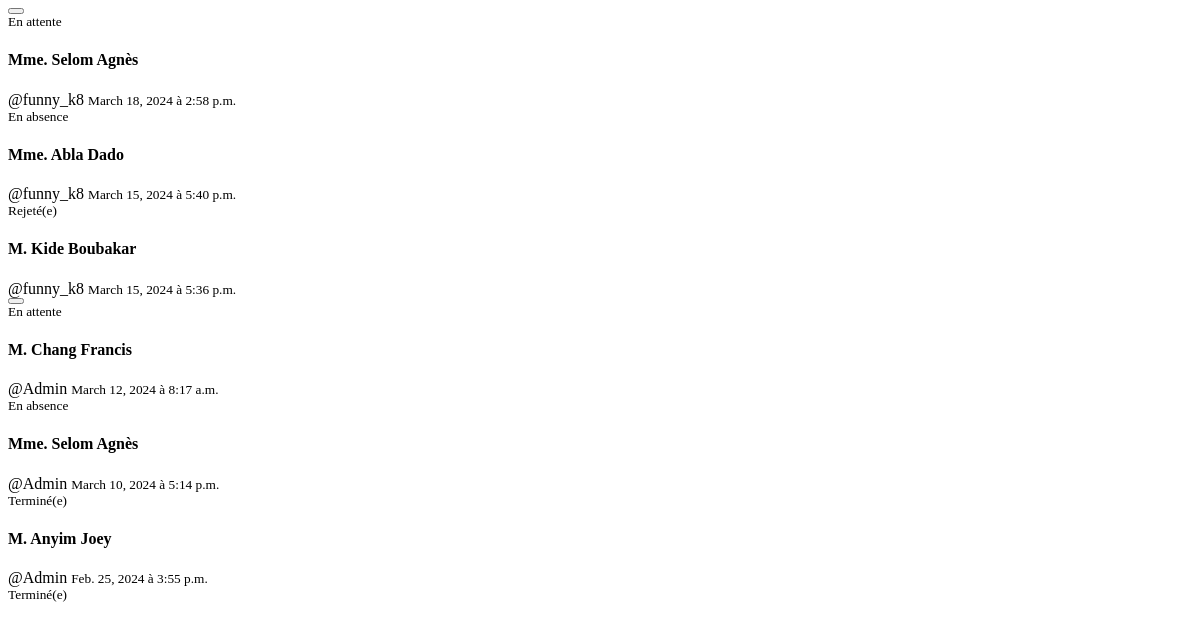
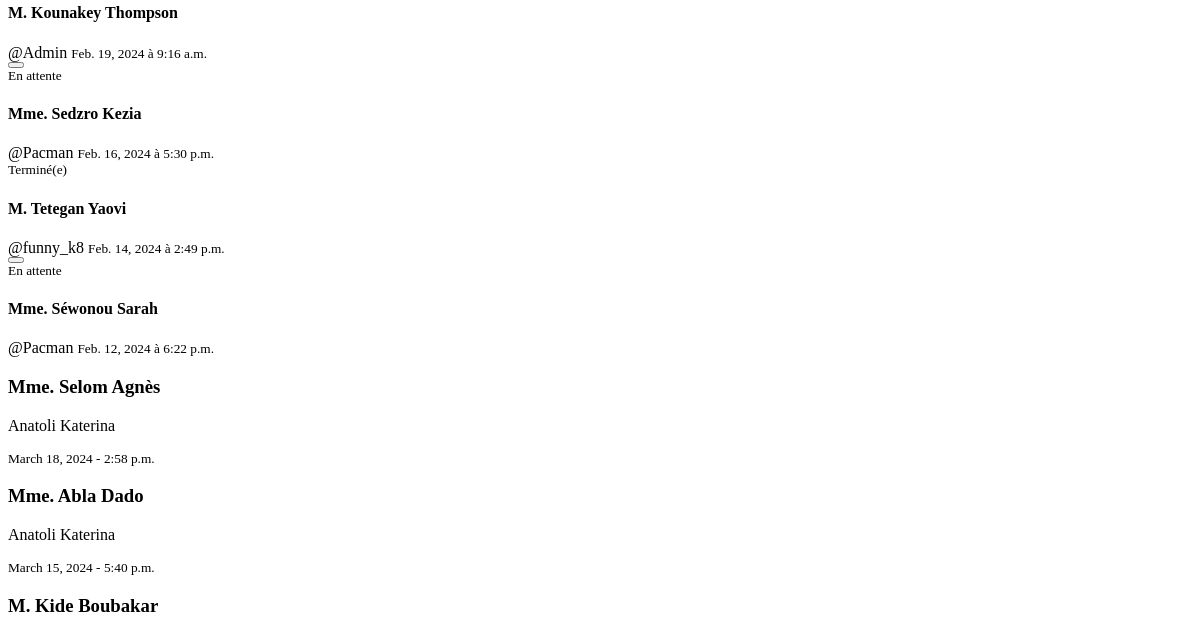
Page /visits/list/ (signed in, upper part) on the earlier database version (2 pictures, top to bottom).
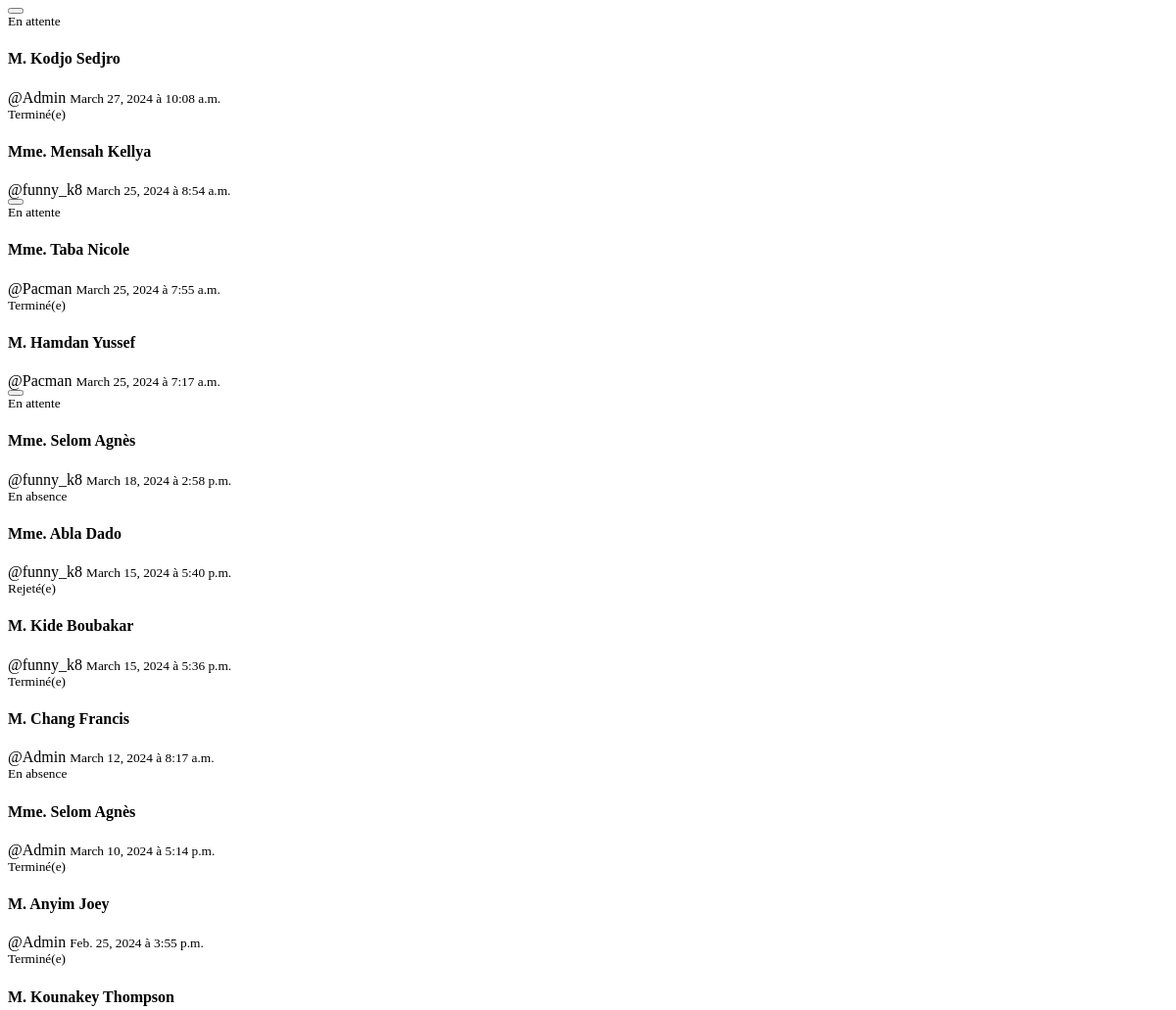
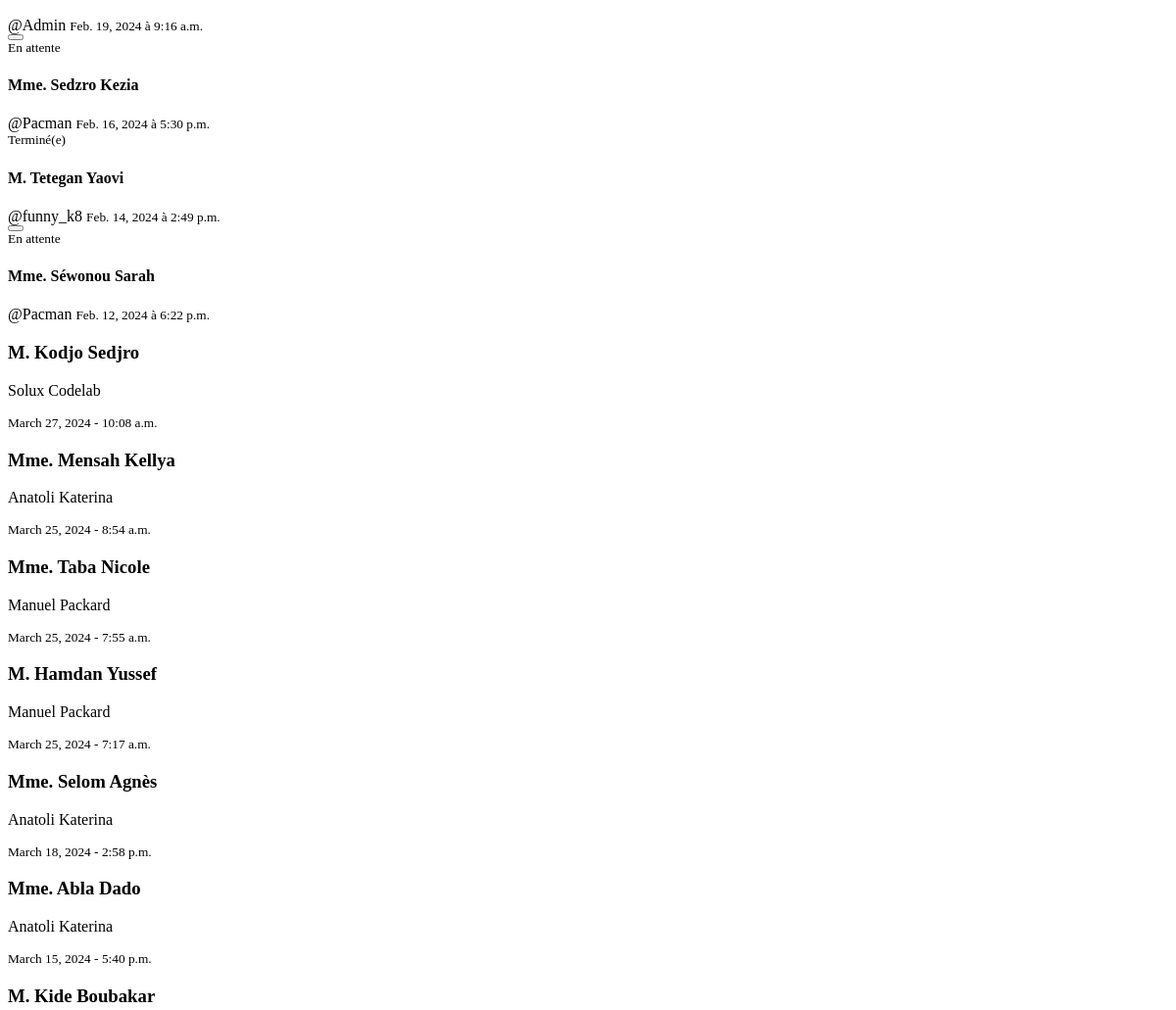
Same page on the later database version (2 pictures, top to bottom).
### base/models.py (models this page shows, shortened)
class Visit(models.Model):
    host = models.ForeignKey(CustomUser, on_delete=models.CASCADE)
    first_name = models.CharField(max_length=255)
    last_name = models.CharField(max_length=255)
    sex = models.CharField(max_length=50, choices=genders)
    phone = models.CharField(max_length=255, blank=True, null=True)
    observations = models.TextField(blank=True, null=True)
    email = models.EmailField(max_length=255, null=True, blank=True)
    context = models.CharField(max_length=50, choices=context_types)
    nationality = models.CharField(
        max_length=255, default='', null=True, blank=True)
    date = models.DateField(default=date.today)
    arrived_at = models.TimeField(default=timezone.now)
    started_at = models.TimeField(blank=True, null=True)
    ended_at = models.TimeField(blank=True, null=True)
    departed_at = models.TimeField(null=True, blank=True)
    id_document = models.CharField(max_length=50, choices=id_types)
    id_number = models.CharField(max_length=50)
    is_accepted = models.BooleanField(default=False)
    is_rejected = models.BooleanField(default=False)
    is_missed = models.BooleanField(default=False)
    is_finished = models.BooleanField(default=False)
    status = models.ForeignKey(Status, default=1, on_delete=models.CASCADE)
    signature = models.ImageField(
        upload_to='signatures/', null=True, blank=True)

### accounts/models.py (models this page shows, shortened)
class CustomUser(AbstractBaseUser, PermissionsMixin):
    email = models.EmailField(db_index=True, unique=True, max_length=255)
    username = models.CharField(
        max_length=255, unique=True, blank=True, null=True)
    first_name = models.CharField(max_length=255)
    last_name = models.CharField(max_length=255)
    address = models.CharField(max_length=255, blank=True, null=True)
    phone = PhoneNumberField(unique=True, blank=True, null=True)
    role = models.ForeignKey(
        Role, on_delete=models.CASCADE, blank=True, null=True,)
    image = models.ImageField(blank=True, null=True, upload_to='users')
    is_active = models.BooleanField(default=True)
    is_staff = models.BooleanField(default=False)
    is_superuser = models.BooleanField(default=False)
    objects = CustomUserManager()
    USERNAME_FIELD = 'email'
    REQUIRED_FIELDS = []

### base/views.py (the view)
# urls.py: path('visits/list/', visits_list, name='visits_list'),
@login_required(login_url='login')
def visits_list(req):
    user = req.user
    if user.role.sec_level >= 4:
        visits = Visit.objects.all().order_by('-date', '-arrived_at')
    else:
        visits = Visit.objects.filter(
            host=user).order_by('-date', '-arrived_at')
    context = {"visits": visits}
    return render(req, 'base/partials/visits/listview.html', context)

### base/utils.py (called while the page is built)
def h_encode(id):
    return hashids.encode(id)

    def to_url(self, value):
        return h_encode(value)

### base/templates/base/partials/visits/listview.html
{% if not visits %}
<div
  class="p-4 flex-col justify-center items-center text-center text-black m-auto"
>
  <i class="fa-solid fa-folder-open text-purple-400 text-7xl"></i>
  <p
    class="mt-2 px-4 py-2 w-fit bg-purple-100 rounded-lg text-sm text-center mx-auto"
  >
    Aucune visite disponible
  </p>
</div>
{% else %}
<div class="hidden w-full md:grid grid grid-cols-1 gap-2">
  {% for obj in visits %}
  {% include 'base/components/visits/list_card.html' %}
  {% endfor %}
</div>
<div class="md:hidden w-full grid grid-cols-1 gap-2">
  {% for obj in visits %}
  {% include 'base/components/visits/alt_card.html' %}
  {% endfor %}
</div>
{% endif %}

### base/templates/base/components/visits/list_card.html (shortened to what this page needs)
{% load static %}
<div
  class="cursor-pointer hidden relative md:flex flex-col border bg-white focus:border-purple-950 hover:border-purple-400 hover:shadow-md w-full rounded-lg transition duration-300 ease-in-out"
>
  {% if user.role.sec_level >= 4 and obj.status.id == 1 %}
  <div class="flex absolute top-0 right-0 text-gray-300 text-xs">
    <button
      onclick="hide_dialogs()"
      hx-target="#basic_dialog"
      hx-get="{% url 'edit_visit' obj.id %}"
      class="px-2 py-1 hover:bg-purple-300 border border-t-0 rounded-md hover:text-black"
    >
    </button>
  </div>
  {% endif %}
  <div class="absolute bottom-2 right-1 text-xs">
    {% include 'base/components/status_badge.html' %}
  </div>
  <article
  hx-get="{% url 'visit' obj.id %}"
  hx-target=".visit_details"
  hx-swap="innerHTML"
  class="p-4 md:text-sm lg:text-md flex flex-col justify-between">
    <h4 class="text-black font-bold">
      {% if obj.sex == 'male' %} M. {% else %} Mme. {% endif %}
      {{obj.last_name}} {{obj.first_name}}
    </h4>
    <span class="italic font-light">@{{obj.host.username}}</span>
    <small class="mb-4 lg:mb-0 text:xs lg:text-sm text-gray-400"
      >{{obj.date}} à {{obj.arrived_at}}</small
    >
  </article>
</div>

### base/templates/base/components/status_badge.html (shortened to what this page needs)
{% if not curr_obj %}
<div class="obj_status{{obj.id}} text-black text:xs lg:text-xs">
  {% if obj.status.id == 1 %}
  <span class="px-3 py-1 bg-purple-200 rounded-md group">
    <small class="hidden group-hover:inline ml-2 text-[0.7rem]">
      En attente
    </small>
  </span>
  {% elif obj.status.id == 3 %}
  <span class="px-3 py-1 bg-green-200 rounded-md group">
    <small class="hidden group-hover:inline ml-2 text-[0.7rem]">
      Terminé(e)
    </small>
  </span>
  {% elif obj.status.id == 4 %}
  <span class="px-3 py-1 bg-sky-200 rounded-md group">
    <small class="hidden group-hover:inline ml-2 text-[0.7rem]">
      En absence
    </small>
  </span>
  {% else %}
  <span class="px-3 py-1 bg-red-200 rounded-md group">
    <small class="hidden group-hover:inline ml-2 text-[0.7rem]">
      Rejeté(e)
    </small>
  </span>
  {% endif %}
</div>
{% endif %}

### base/templates/base/components/visits/alt_card.html
<div
  hx-get="{% url 'visit_alt' obj.id %}"
  hx-target="#basic_dialog"
  class="p-3 h-full bg-purple-50 border  hover:bg-white hover:border-purple-400 hover:shadow-md rounded-lg cursor-pointer"
>
  <h3 class="font-bold text-black text-md">
    {% if obj.sex == 'male' %} M. {% else %} Mme. {% endif %}
    {{obj.last_name}} {{obj.first_name}}
  </h3>
  <p class="text-xs">{{obj.host.last_name}} {{obj.host.first_name}}</p>
  <small class="text-xs">{{obj.date}} - {{obj.arrived_at}}</small>
</div>

Differences in the rows shown:
added Visit: shows "En attente", sex "M.", last_name "Kodjo", first_name "Sedjro", host.username "Admin", date "March 27, 2024", arrived_at "10:08 a.m.", host.last_name "Solux", host.first_name "Codelab"
added Visit: shows "Terminé(e)", sex "Mme.", last_name "Mensah", first_name "Kellya", host.username "funny_k8", date "March 25, 2024", arrived_at "8:54 a.m.", host.last_name "Anatoli", host.first_name "Katerina"
added Visit: shows "En attente", sex "Mme.", last_name "Taba", first_name "Nicole", host.username "Pacman", date "March 25, 2024", arrived_at "7:55 a.m.", host.last_name "Manuel", host.first_name "Packard"
added Visit: shows "Terminé(e)", sex "M.", last_name "Hamdan", first_name "Yussef", host.username "Pacman", date "March 25, 2024", arrived_at "7:17 a.m.", host.last_name "Manuel", host.first_name "Packard"
changed Visit "Chang": status_id "En attente" → "Terminé(e)"
